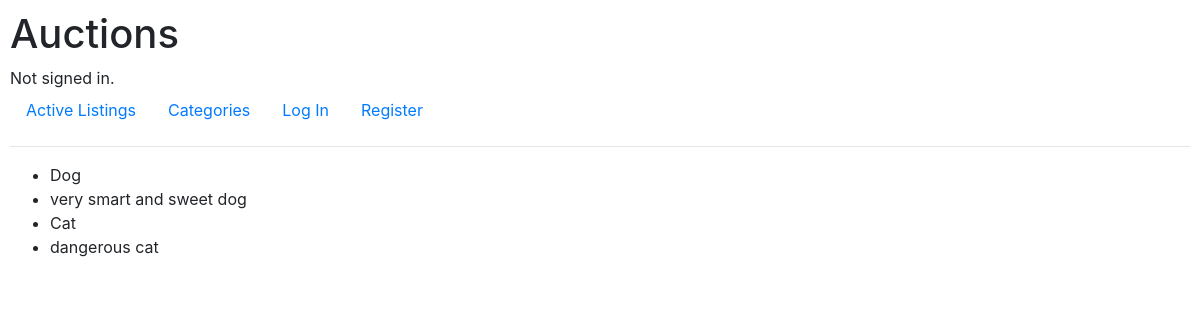
Screenshot of /view/Pets with the database file from the repository.
### auctions/models.py (models this page shows, shortened)
class Auction_Listing(models.Model):
    seller = models.ForeignKey(
        User, on_delete=models.CASCADE, related_name="listed_by")
    title = models.CharField(max_length=64)
    description = models.TextField(max_length=500)
    starting_bid = models.PositiveIntegerField()
    image = models.URLField(blank=True)
    time = models.DateTimeField(auto_now=True)
    category = models.CharField(max_length=64, default="Unspecified!")
    price = models.PositiveIntegerField()

### auctions/views.py (the view)
# urls.py: path("view/<str:category>", views.view_cat, name="view")
def view_cat(request, category):
    filtered_listings = Auction_Listing.objects.filter(
        category=category)
    return render(request, "auctions/view_cat.html", {
        "listings": filtered_listings
    })

### auctions/templates/auctions/view_cat.html
{%extends "auctions/layout.html"%}
{%block body%}
<ul>
    {%for listing in listings%}
    <li>{{listing.title}}</li>
    <li>{{listing.description}}</li>
    {%endfor%}
</ul>
{%endblock%}

### auctions/static/auctions/styles.css (style rules this page uses)
body { padding: 10px; }

### rows the page displays
Auction_Listing: title "Dog", description "very smart and sweet dog"
Auction_Listing: title "Cat", description "dangerous cat"
